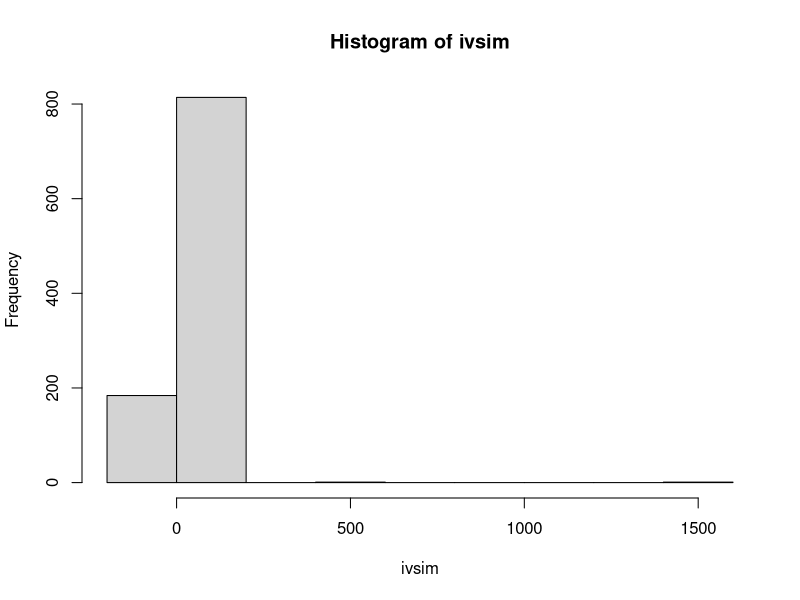

Recreate this plot in R.
rm(list = ls())
library(AER)

set.seed(123)
S <- 1000
ivsim <- rep(0,S)

# Set parameters
theta <- 0.1
beta0 <- 0.5
beta1 <- 1 

# Simulate
for(s in 1:S){
  n <- 100
  w <- rnorm(n)
  u <- rnorm(n)
  v <- rnorm(n)
  x <- theta * w + v
  y <- beta0 + beta1*x + u
  ivres <- ivreg(y~x|w)
  ivsim[s] <- ivres$coefficients["x"]
}

# Plot
hist(ivsim)
